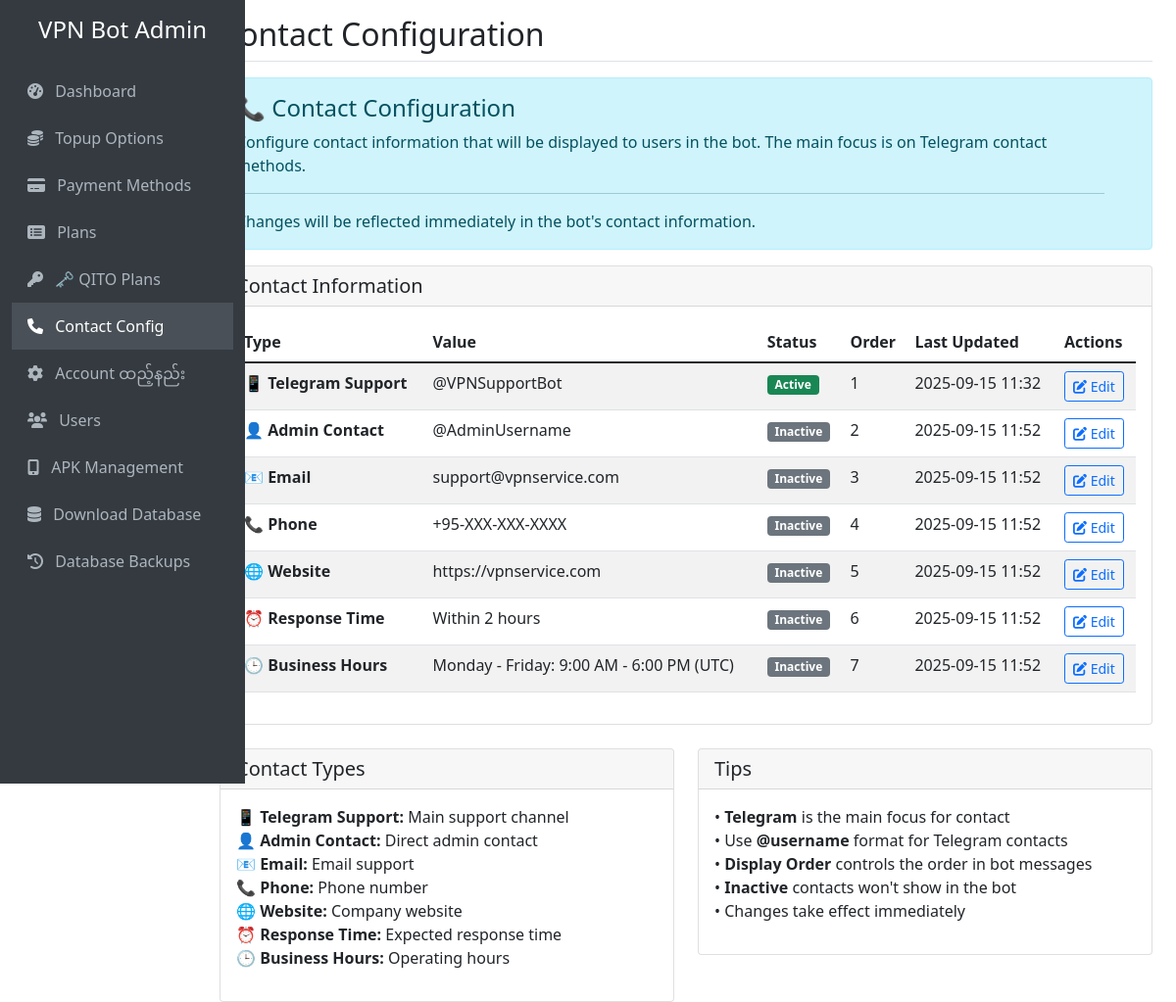
/contact, run on an earlier commit of the app's database.
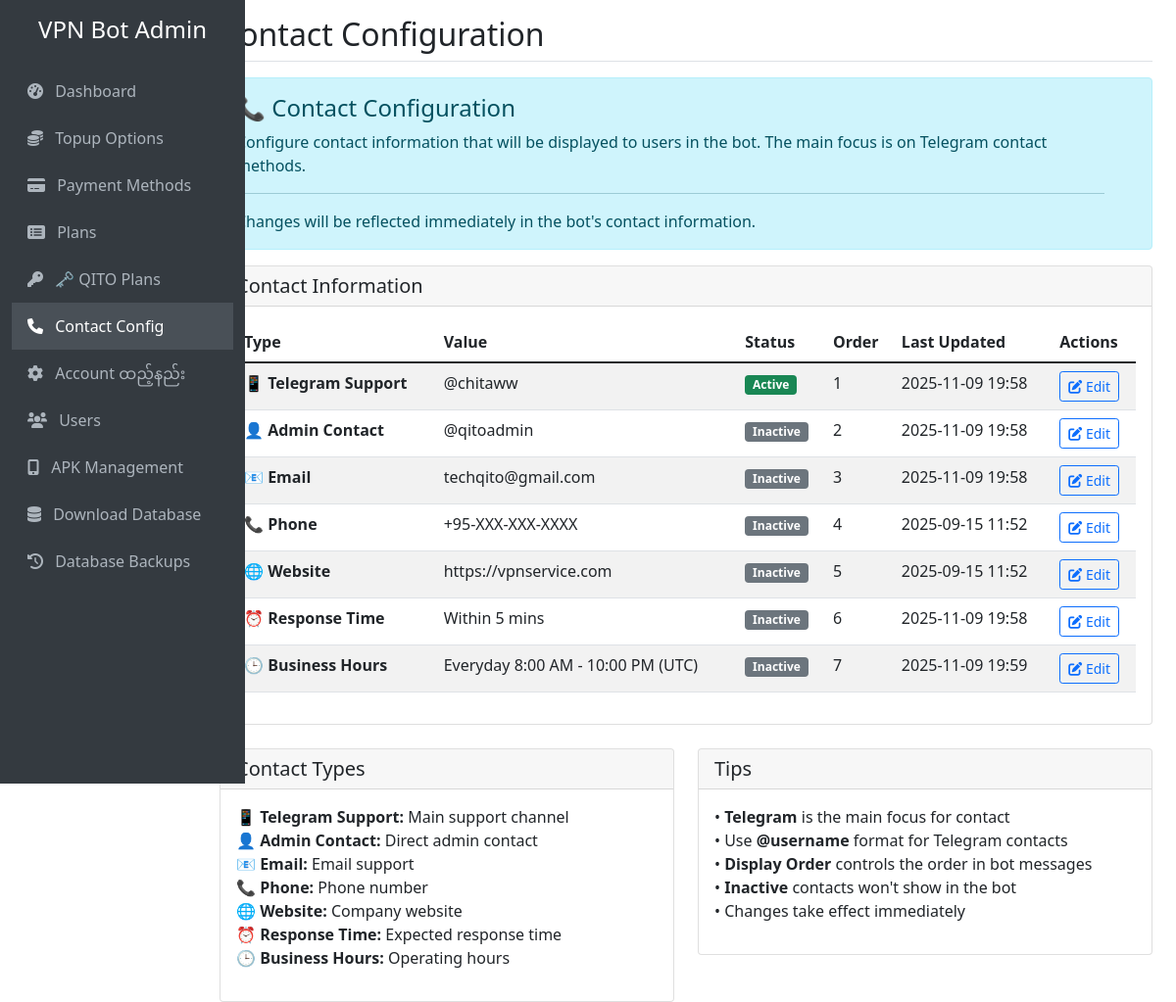
And on a later commit of the database.
### tables this page shows
CREATE TABLE contact_config (
            id INTEGER PRIMARY KEY AUTOINCREMENT,
            contact_type TEXT NOT NULL UNIQUE,
            contact_value TEXT NOT NULL,
            is_active BOOLEAN DEFAULT 1,
            display_order INTEGER DEFAULT 0,
            created_at TIMESTAMP DEFAULT CURRENT_TIMESTAMP,
            updated_at TIMESTAMP DEFAULT CURRENT_TIMESTAMP
        );

### web_admin.py (the view)
@app.route('/contact')
def contact_management():
    contacts = get_contact_config()
    return render_template('contact_management.html', contacts=contacts)

### database.py (called while the page is built)
def get_contact_config():
    conn = sqlite3.connect(DB_FILE)
    cursor = conn.cursor()
    cursor.execute('''
        SELECT id, contact_type, contact_value, is_active, display_order, created_at, updated_at
        FROM contact_config
        ORDER BY display_order ASC, contact_type ASC
    ''')
    contacts = cursor.fetchall()
    conn.close()
    return contacts

### templates/contact_management.html (shortened to what the changed rows need)
{% extends "base.html" %}
{% block page_title %}Contact Configuration{% endblock %}
{% block content %}
<div class="card">
    <div class="card-body">
        {% if contacts %}
            <div class="table-responsive">
                <table class="table table-striped">
                    <thead>
                        <tr>
                            <th>Type</th>
                            <th>Value</th>
                            <th>Status</th>
                            <th>Order</th>
                            <th>Last Updated</th>
                            <th>Actions</th>
                        </tr>
                    </thead>
                    <tbody>
                        {% for contact in contacts %}
                        <tr>
                            <td>
                                <strong>
                                    {% if contact[1] == 'telegram' %}
                                        📱 Telegram Support
                                    {% elif contact[1] == 'telegram_admin' %}
                                        👤 Admin Contact
                                    {% elif contact[1] == 'email' %}
                                        📧 Email
                                    {% elif contact[1] == 'phone' %}
                                        📞 Phone
                                    {% elif contact[1] == 'website' %}
                                        🌐 Website
                                    {% elif contact[1] == 'response_time' %}
                                        ⏰ Response Time
                                    {% elif contact[1] == 'business_hours' %}
                                        🕒 Business Hours
                                    {% else %}
                                        {{ contact[1].title() }}
                                    {% endif %}
                                </strong>
                            </td>
                            <td>{{ contact[2] }}</td>
                            <td>
                                {% if contact[3] %}
                                    <span class="badge bg-success">Active</span>
                                {% else %}
                                    <span class="badge bg-secondary">Inactive</span>
                                {% endif %}
                            </td>
                            <td>{{ contact[4] }}</td>
                            <td>{{ contact[6][:16] if contact[6] else 'Never' }}</td>
                            <td>
                                <a href="{{ url_for('edit_contact', contact_id=contact[0]) }}" class="btn btn-sm btn-outline-primary">
                                    <i class="fas fa-edit"></i> Edit
                                </a>
                            </td>
                        </tr>
                        {% endfor %}
                    </tbody>
                </table>
            </div>
        {% else %}
            <div class="text-center py-5">
                <i class="fas fa-phone fa-3x text-muted mb-3"></i>
                <h5 class="text-muted">No contact configurations found</h5>
                <p class="text-muted">Contact configurations should be automatically created. Please check your database.</p>
            </div>
        {% endif %}
    </div>
</div>
{% endblock %}

What changed in the data, as far as the page shows it:
changed contact_config: contact_value "@VPNSupportBot" → "@chitaww"; updated_at "2025-09-15 11:32" → "2025-11-09 19:58"
changed contact_config: contact_value "@AdminUsername" → "@qitoadmin"; updated_at "2025-09-15 11:52" → "2025-11-09 19:58"
changed contact_config: contact_value "support@vpnservice.com" → "techqito@gmail.com"; updated_at "2025-09-15 11:52" → "2025-11-09 19:58"
changed contact_config: contact_value "Within 2 hours" → "Within 5 mins"; updated_at "2025-09-15 11:52" → "2025-11-09 19:58"
changed contact_config: contact_value "Monday - Friday: 9:00 AM - 6:00 PM (UTC)" → "Everyday 8:00 AM - 10:00 PM (UTC)"; updated_at "2025-09-15 11:52" → "2025-11-09 19:59"
